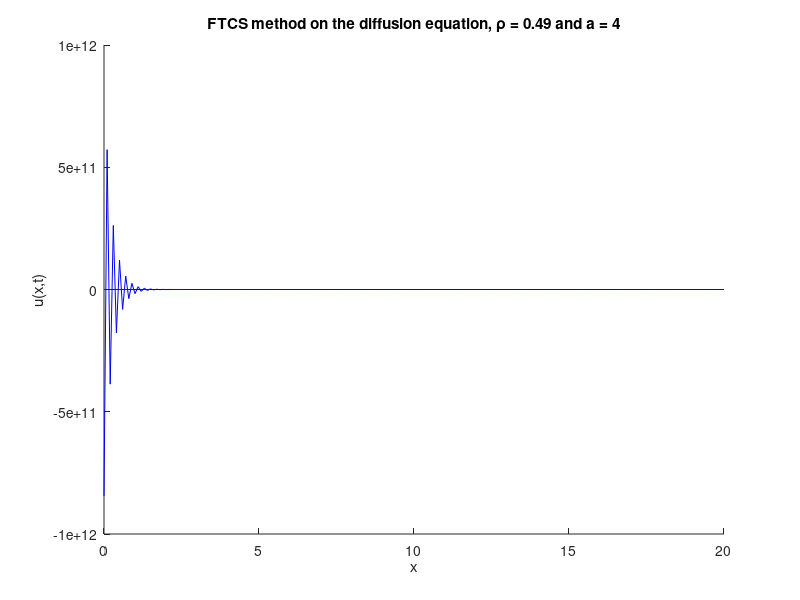

Source code (MATLAB):
% FTCS on the heat equation with Robin Boundary Conditions
% Kevin Roberts
% 10-13-2024
clear all
close all
clc

% Set the parameters for the solution
L = 20; % length of solution domain (from zero)
J = 200; % number of grid points (not counting zero)
x = linspace(0, L, J+1); % set up a vector of x locations
dx = L/J; % size of a grid cell, delta x
D = 1; % diffusion coefficient
dt = 0.0049; % size of time step, delta t
p = D*dt/(dx^2) % defining the dimensionless combination to be p (rho)
T = 5; % duraction of simulation
N = round(T/dt); % number of times to iterate simuation to get to time T
a = 4; 

% Note: from the notes, the system is stable is 1/2 < rho < 1/2(1 + a*dx) 
LHS_cond = 1/2;
RHS_cond = 1/(2*(1 + a*dx));


% defining the initial condition
i_c_1 = 2*sin(x.*(pi/L)) + sin(x.*(2*pi/L));

% modifying the boundary conditions
bL = 0; % left boundary condition

FTCS0 = i_c_1;
FTCS = FTCS0;

%%%%%%%%%%%%%%%%%%%%%%%%%%%%%%%%%%%%%%%%%
% FTCS Method on the Diffusion Equation %
%%%%%%%%%%%%%%%%%%%%%%%%%%%%%%%%%%%%%%%%%
hold on, plot(x, FTCS0, 'r'), hold off % plot the IC

% add labels to the plot
xlabel('x'), ylabel('u(x,t)')
title(['FTCS method on the diffusion equation, \rho = ' num2str(D*dt/(dx^2)) ' and a = ' num2str(a)])

for n = 2:N % beginning the for time loop
    
    FTCSn(1) = (1 - 2*p*(1 + a*dx))*FTCS(1) + 2*p*FTCS(2) + 2*a*p*T*dx;
    
    for j = 2:J % begin spatial loop; note that j = 1 is x = 0    
        
        FTCSn(j) = FTCS(j) + p*(FTCS(j-1) - 2*FTCS(j) + FTCS(j+1));
        
    end % ending the spatial loop
    
    FTCSn(J+1) = bL;
    
    % to see results as an animation uncomment the line below and comment
    % the if - end statement
    % plot(x,u0,'r',x,crankn,'b'), pause(.1) % plots the next calculated time slice and the IC for reference. Makes this an animation
    if mod(n*dt,2) < dt % check if current time is close to a multiple of 2
        hold on, plot(x,FTCSn,'b'), hold off % if so, add a plot of current solution to existing plot
    end
    
    FTCS = FTCSn; % reset present solution for next time step
end % end time loop
